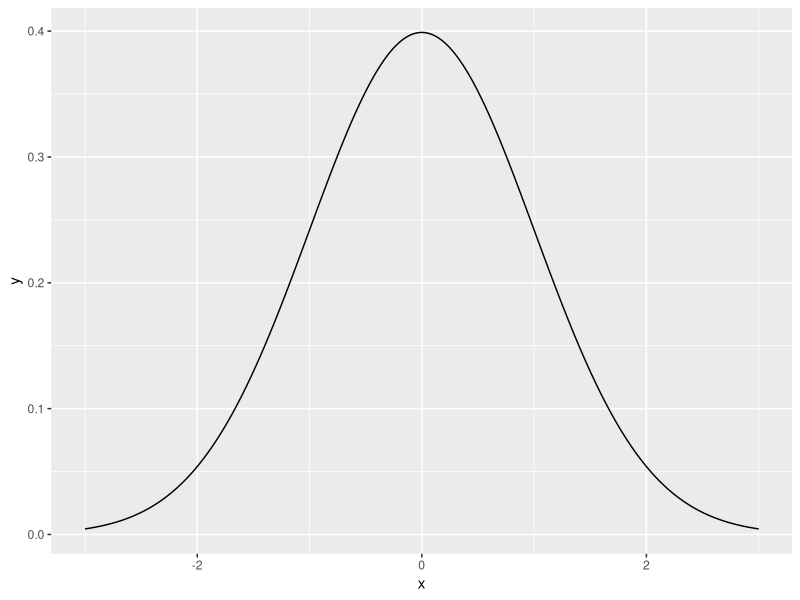
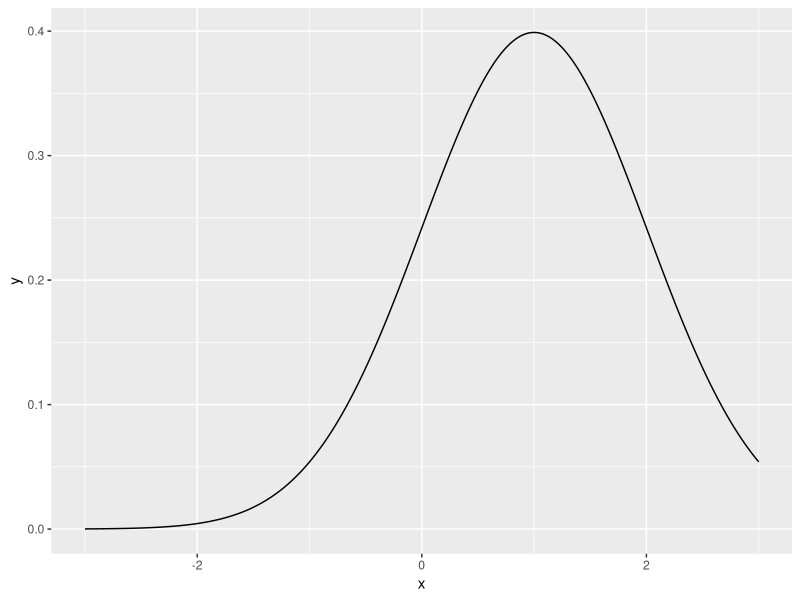
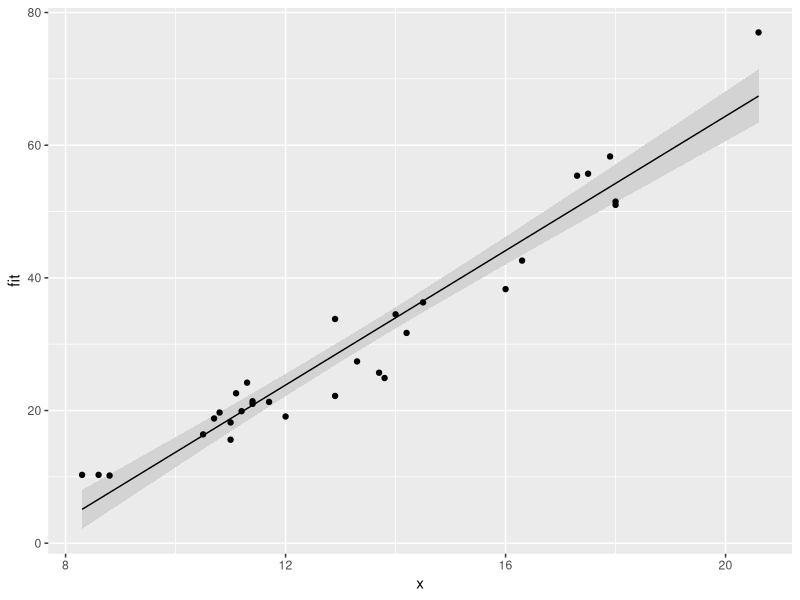
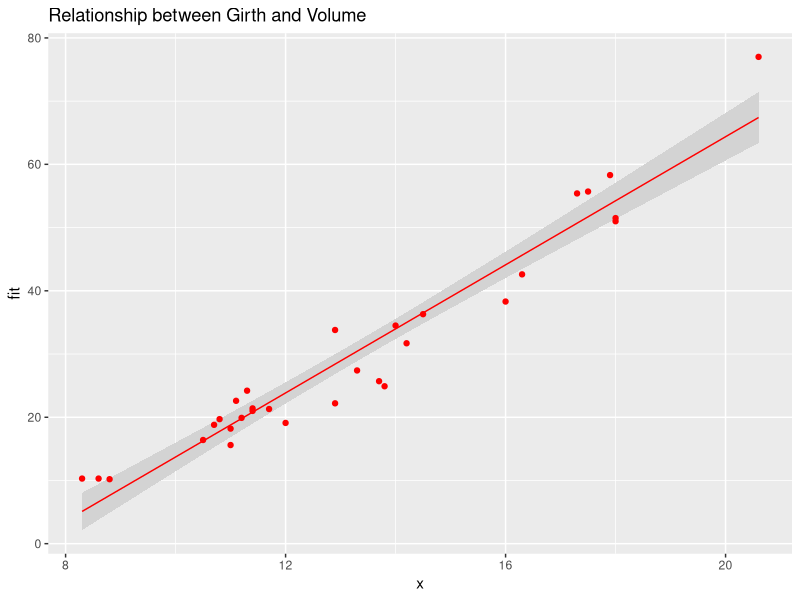
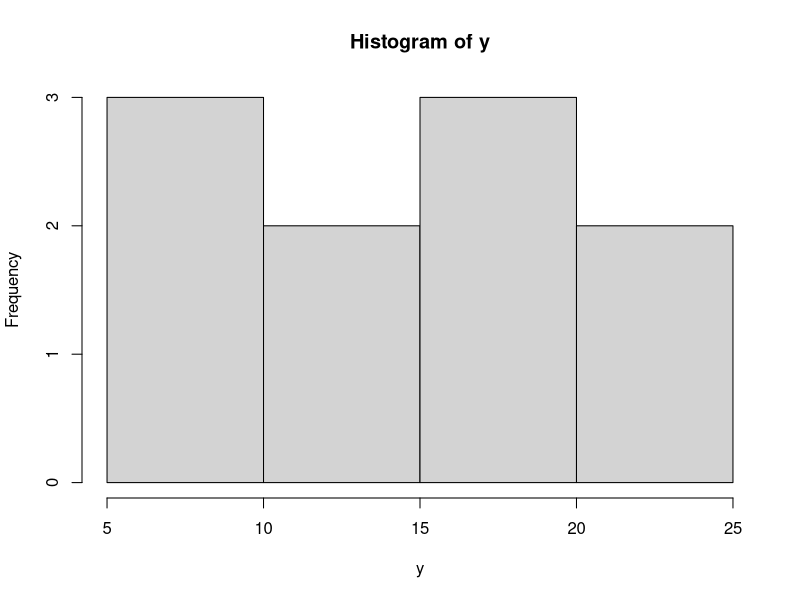

R code for these plots, in order: (Note: this script raises an error after producing the figures.)
## ---- chunk 1
# Un-attach any packages that happen to already be loaded. In general this is unnecessary
# but is important for the creation of the book to not have package name spaces
# fighting unexpectedly.
pkgs = names(sessionInfo()$otherPkgs)
if( length(pkgs > 0)){
  pkgs = paste('package:', pkgs, sep = "")
  for( i in 1:length(pkgs)){
    detach(pkgs[i], character.only = TRUE, force=TRUE)
  }
}
## ---- chunk 2
library(tidyverse)  
## ---- chunk 3
# define my function
my.var <- function(x){
  n <- length(x)                # calculate sample size
  xbar <- mean(x)               # calculate sample mean
  SSE <- sum( (x-xbar)^2 )      # calculate sum of squared error
  v <- SSE / ( n - 1 )          # "average" squared error
  return(v)                     # result of function is v
}
## ---- chunk 4
# create a vector that I wish to calculate the variance of
test.vector <- c(1,2,2,4,5)

# calculate the variance using my function
calculated.var <- my.var( test.vector )
calculated.var
## ---- chunk 5
# define my function
one.sample.t.test <- function(input.data, mu0){
  n    <- length(input.data)
  xbar <- mean(input.data)
  s    <- sd(input.data)
  t    <- (xbar - mu0)/(s / sqrt(n))
  if( t < 0 ){
    p.value <- 2 * pt(t, df=n-1)
  }else{
    p.value <- 2 * (1-pt(t, df=n-1))
  }
  # we haven't addressed how to print things in a organized 
  # fashion, the following is ugly, but works...
  # Notice that this function returns a character string
  # with the necessary information in the string.
  return( paste('t =', round(t, digits=3), ' and p.value =', round(p.value, 3)) )
}
## ---- chunk 6
# create a vector that I wish apply a one-sample t-test on.
test.data <- c(1,2,2,4,5,4,3,2,3,2,4,5,6)
one.sample.t.test( test.data, mu0=2 )
## ---- chunk 7
# a function that defines the shape of a normal distribution.
# by including mu=0, we give a default value that the function
# user can override
dnorm.alternate <- function(x, mu=0, sd=1){
  out <- 1 / (sd * sqrt(2*pi)) * exp( -(x-mu)^2 / (2 * sd^2) )
  return(out)
}
## ---- chunk 8
# test the function to see if it works
dnorm.alternate(1)
dnorm.alternate(1, mu=1)
## ---- chunk 9
# Lets test the function a bit more by drawing the height
# of the normal distribution a lots of different points
# ... First the standard normal!
data.frame( x = seq(-3, 3, length=601) ) %>%
  mutate( y = dnorm.alternate(x) )       %>% # use default mu=0, sd=1
  ggplot( aes(x=x, y=y) ) + geom_line()
## ---- chunk 10
# next a normal with mean 1, and standard deviation 1
data.frame( x = seq(-3, 3, length=601) ) %>%
  mutate( y = dnorm.alternate(x, mu=1) )       %>% # use mu=1, sd=1
  ggplot( aes(x=x, y=y) ) + geom_line()
## ---- chunk 11
x <- c(1,2,3,NA)     # fourth element is missing
mean(x)              # default is to return NA if any element is missing
mean(x, na.rm=TRUE)  # Only average the non-missing data
## ---- chunk 12
# a function that draws the regression line and confidence interval
# notice it doesn't return anything... all it does is draw a plot
show.lm <- function(m, interval.type='confidence', fill.col='light grey', ...){
  df <- data.frame(
    x = m$model[,2],     # extract the predictor variable
    y = m$model[,1]       # extract the response
  )
  df <- df %>% cbind( predict(m, interval=interval.type) )
  P <- ggplot(df, aes(x=x) ) +
    geom_ribbon( aes(ymin=lwr, ymax=upr), fill=fill.col ) +
    geom_line( aes(y=fit), ... ) +
    geom_point( aes(y=y), ... ) +
    labs(...)
  print(P)
} 
## ---- chunk 13
# first define a simple linear model from our cherry tree data
m <- lm( Volume ~ Girth, data=trees )

# call the function with no extraneous parameters
show.lm( m )
## ---- chunk 14
# Pass arguments that will just be passed along to the geom layers 
show.lm( m, color='Red', title='Relationship between Girth and Volume')
## ---- chunk 15
x <- seq(1:10)
y <- 3+2*x+rnorm(10)

h <- hist(y)  # h should be of class "Histogram"
class(h)

model <- lm( y ~ x ) # model is something of class "lm"
class(model)
## ---- chunk 16
#' Compute a Factorial. e.g. 5! = 5*4*3*2*1 
#' @param n A positive integer
#' @return The value of n!
factorial <- function(n){
  output <- NULL
  for( i in 1:n ){
    output <- output*i
  }
  return(output)
}

factorial(5)
## ---- chunk 17
#' Compute a Factorial. e.g. 5! = 5*4*3*2*1 
#' @param n A positive integer
#' @return The value of n!
factorial <- function(n){
  output <- NULL
  print(paste('At Start and output = ', output))
  for( i in 1:n ){
    output <- output*i
    print(paste('In Loop and i = ', i,' and output = ', output))
  }
  return(output)
}

factorial(5)
## ---- chunk 18
#' Define a function for the trimmed mean
#' @param x A vector of values to be averaged
#' @param k The number of elements to trim on either side
#' @return A scalar
trimmed.mean <- function(x, k=0){
  x <- sort(x)      # arrange the input according magnitude
  n <- length(x)    # n = how many observations
  if( k > 0){
    x <- x[c(-1*(1:k), -1*((n-k+1):n))]  # remove first k, last k
  }
  tm <- sum(x) / length(x)  # mean of the remaining observations
  return( tm )
} 

x <- c(10:1,50)                        # 10, 9, 8, ..., 1
output <- trimmed.mean(x, k=2)
output
x                                # notice x is unchanged
## ---- chunk 19
# a horribly defined function that has no parameters
# but still accesses something called "x"
trimmed.mean <- function(){
  browser()
  x <- sort(x)              # Access global x, sort and save in local environment
  n <- length(x)
  if( k > 0){               # Accessing the Global k
    x <- x[c(-1*(1:k), -1*((n-k+1):n))]
  }
  tm <- sum(x)/length(x)
  return( tm )
} 

x <- c( 50, 10:1 )    # data to trim
k <- 2

trimmed.mean()  # amazingly this still works

# but what if k wasn't defined?
rm(k)           # remove k 
trimmed.mean()  # now the function can't find anything named k and throws and error.
## ---- chunk 20
    library(ggplot2) 
    library(dplyr) 
    data <- data.frame(x = seq(-.25,1.25, length=301)) 
    data <- data %>% mutate( y = dunif(x,0,1) ) 
    ggplot(data, aes(x=x, y=y)) +
      geom_line() +
      scale_x_continuous( breaks=c(0,1), labels=c('a','b') ) +
      scale_y_continuous( breaks=c(0,1), labels=c(0,expression(1 / (b-a) )) ) +
      labs(y='density') + theme_bw()
